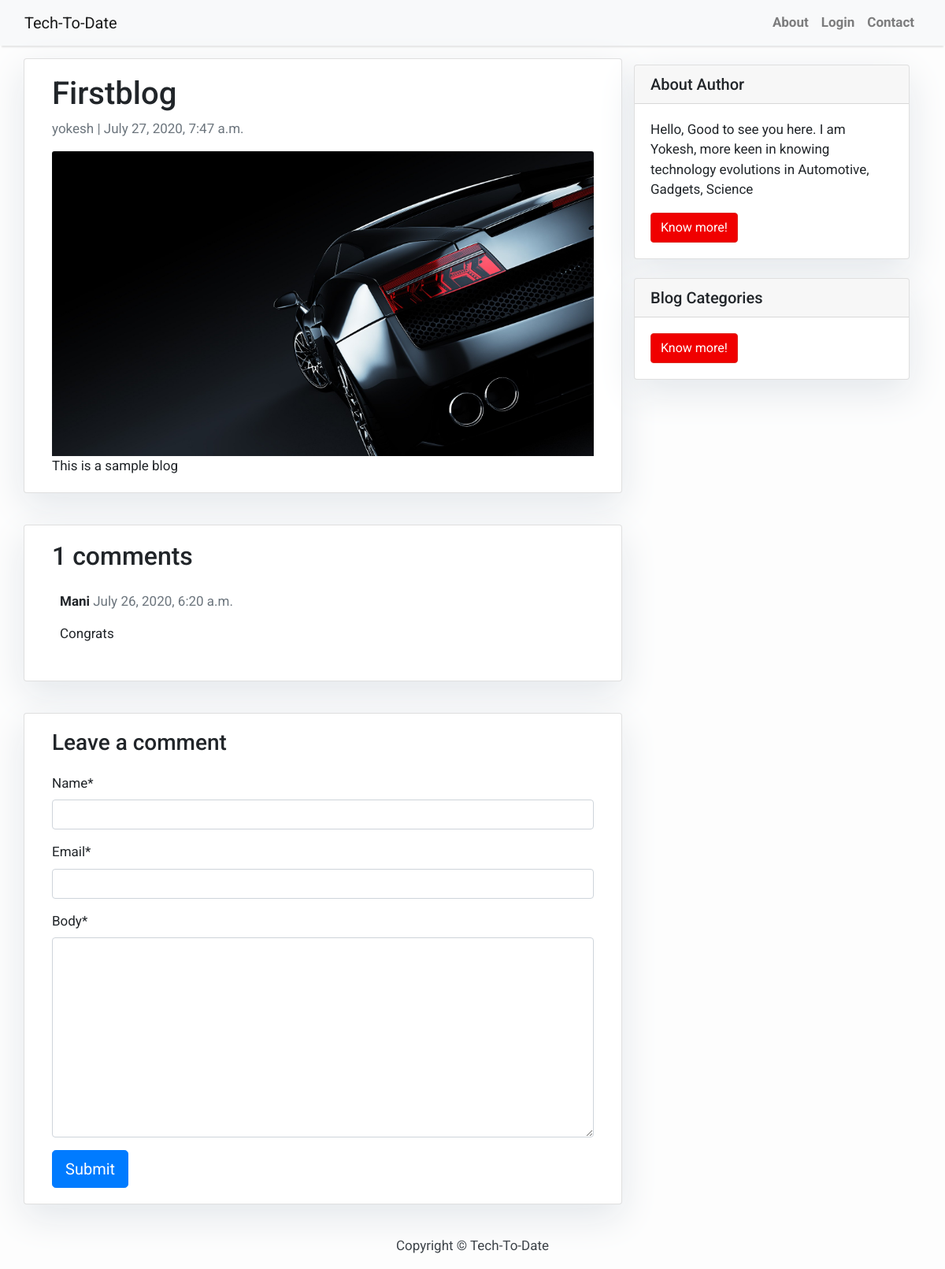
The app's page /firstblog/ with its own data.
### blog_app/models.py (models this page shows, shortened)
class Post(models.Model):
	title=models.CharField(max_length=200,unique=True)
	slug=models.SlugField(max_length=200,null=True, blank=True)
	author=models.ForeignKey(User, on_delete=models.CASCADE,related_name="blog_posts")
	updated_on=models.DateTimeField(auto_now=True)
	content=models.TextField()
	created_on=models.DateTimeField(auto_now_add=True)
	status=models.IntegerField(choices=Status,default=0)
	category=models.IntegerField(choices=Category,default="Automotive")
	pictures=models.ImageField(upload_to='images',default=None,blank=True,null=True)
	class Meta:
		ordering=['-created_on']

class Comment(models.Model):
	post=models.ForeignKey(Post,on_delete=models.CASCADE,related_name='comments')
	name=models.CharField(max_length=100)
	email=models.EmailField()
	body=models.TextField()
	created_on=models.DateTimeField(auto_now_add=True)
	active=models.BooleanField(default=False)
	class Meta:
		ordering=['-created_on']

### blog_app/views.py (the view)
# urls.py: path('<slug>/',post_detail,name='PostDetail'),
def post_detail(request, slug):
    template_name = 'post_detail.html'
    post = get_object_or_404(Post, slug=slug)
    comments = post.comments.filter(active=True)
    new_comment = None
    if request.method == 'POST':
        comment_form = CommentForm(data=request.POST)
        if comment_form.is_valid():
            new_comment = comment_form.save(commit=False)
            new_comment.post = post
            new_comment.save()
    else:
        comment_form = CommentForm()
    print(comment_form)
    return render(request, template_name, {'post': post,
                                           'comments': comments,
                                           'new_comment': new_comment,
                                           'comment_form': comment_form})

### blog_app/forms.py
class CommentForm(forms.ModelForm):
	class Meta:
		model=Comment
		fields=('name','email','body')

### templates/post_detail.html (shortened to what this page needs)
{% extends 'base.html' %} {% block content %}
{% load crispy_forms_tags %}
<div class="container">
  <div class="row">
    <div class="col-md-8 card mb-4  mt-3 left  top">
      <div class="card-body">
        <h1>{% block title %} {{ post.title }} {% endblock title %}</h1>
        <p class=" text-muted">{{ post.author }} | {{ post.updated_on }}</p>
        {% if post.pictures %}
        <img class="bd-placeholder-img card-img-top" src="{{ post.pictures.url }}"></img>
        {% endif %}
        <p class="card-text ">{{ post.content | safe }}</p>
      </div>
    </div>
    {% block sidebar %} {% include 'sidebar.html' %} {% endblock sidebar %}
    <div class="col-md-8 card mb-4  mt-3 ">
      <div class="card-body">
        {% with comments.count as total_comments %}
        <h2>{{ total_comments }} comments</h2>
          {% endwith %} {% for comment in comments %}
        <div class="comments" style="padding: 10px;">
          <p class="font-weight-bold">
            {{ comment.name }}
            <span class=" text-muted font-weight-normal">
              {{ comment.created_on }}
            </span>
          </p>
          {{ comment.body | linebreaks }}
        </div>
        {% endfor %}
      </div>
    </div>
    <div class="col-md-8 card mb-4  mt-3 ">
      <div class="card-body">
        {% if new_comment %}
        <div class="alert alert-success" role="alert">
          Your comment is awaiting moderation
        </div>
        {% else %}
        <h3>Leave a comment</h3>
        <form method="post" style="margin-top: 1.3em;">
          {{ comment_form | crispy }}
          <button type="submit" class="btn btn-primary  btn-lg">Submit</button>
        </form>
        {% endif %}
      </div>
    </div>
  </div>
</div>
{% endblock content %}

### templates/base.html (style rules this page uses)
body { font-family: "Roboto", sans-serif; font-size: 17px; background-color: #fdfdfd; }

### templates/sidebar.html (style rules this page uses)
.card { box-shadow: 0 16px 48px #E3E7EB; }

### records on screen
Post: title "Firstblog", author "yokesh", updated_on "July 27, 2020, 7:47 a.m.", pictures (picture), content "This is a sample blog"
Comment: name "Mani", created_on "July 26, 2020, 6:20 a.m.", body "Congrats"

### other values on screen
{{ total_comments }} "1"
